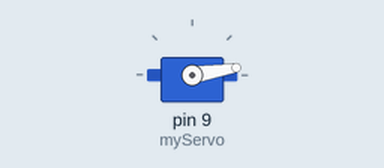
This sketch was run on a simulated Arduino Uno, built with avr-gcc and run on an emulated ATmega328P. On the bench: servo.

Above: at 0.15 s.
At 12.2 s:
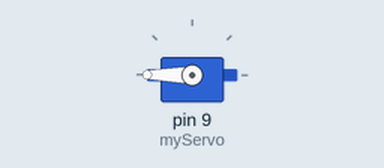
At 23.9 s:
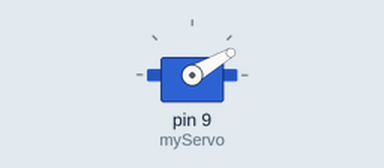
At 38.3 s:
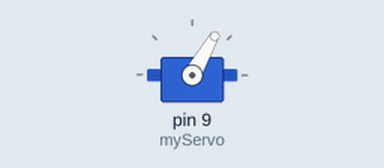
Timing chart, 0 to 40.0 s (numbered marks = the images above):
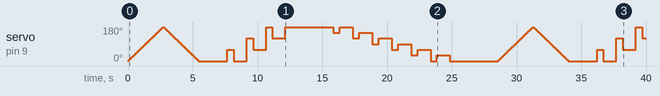

The sketch:

servo.ino
```cpp
#include <Servo.h> // Incluír librería para utilizar el servomotor

Servo myServo; // Crear una instancia de la clase servo

void setup() {
  myServo.attach(9); // Especificar el pin de conexión del servomotor
  myServo.write(0);
}

void loop() {
  // Mover el motor de 0 a 180 grados en pasos de 1 grado
  for(int pos = 0; pos <= 180; pos++){
    myServo.write(pos); // Modificar la orientación del eje del servomotor
    delay(15); // Esperar 15ms
  }

  // Mover el motor de 180 a 0 grados en pasos de 1 grado
  for(int pos = 180; pos >= 0; pos--){
    myServo.write(pos); // Modificar la orientación del eje del servomotor
    delay(15); // Esperar 15ms
  }

  delay(2200);

  for(int pos = 0; pos <= 180; pos += 60){
    myServo.write(pos + 60); // Modificar la orientación del eje del servomotor
    delay(500);
    myServo.write(pos);

    delay(1000); // Esperar 1s
  }

  delay(2200);


  for(int pos = 180; pos >= 0; pos -= 30){
    myServo.write(pos - 30); // Modificar la orientación del eje del servomotor
    delay(500);
    myServo.write(pos);

    delay(1000);
  }

  delay(2200);

}
```
